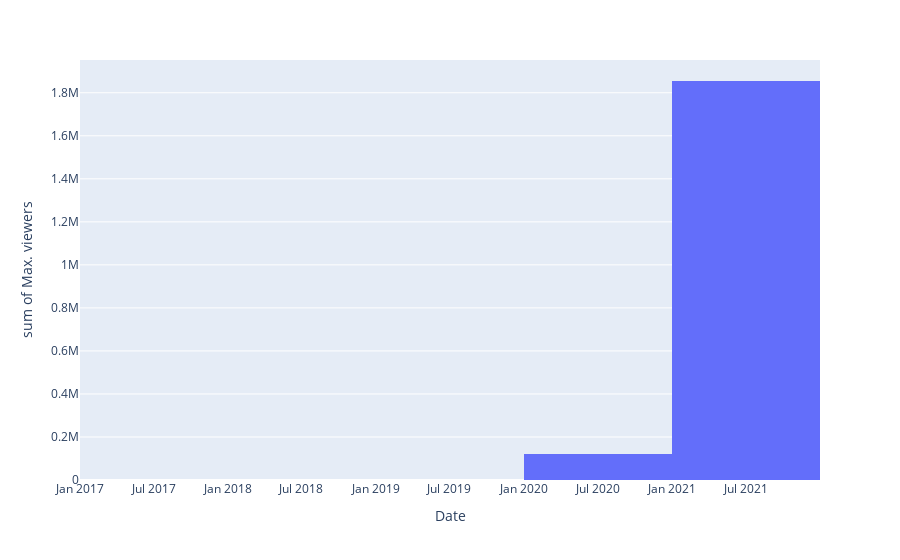

This figure's notebook cell:
### Code cell
px.histogram(sh,x='Date',y='Max. viewers')

### Figure 1 — Plotly figure (JSON) as saved in the notebook; plotly's stock layout.template omitted (floating-point values rounded to 4 significant figures)
{"data": [{"alignmentgroup": "True", "bingroup": "x", "histfunc": "sum", "hovertemplate": "Date=%{x}<br>sum of Max. viewers=%{y}<extra></extra>", "legendgroup": "", "marker": {"color": "#636efa"}, "name": "", "offsetgroup": "", "orientation": "v", "showlegend": false, "type": "histogram", "x": ["2021-05-31", "2021-05-14", "2021-02-10", "2019-02-02", "2020-03-19", "2021-02-12", "2021-06-07", "2018-08-31", "2021-01-03", "2020-03-31", "2017-12-25", "2020-06-27", "2020-10-31", "2018-06-05", "2017-11-26", "2020-08-07", "2020-02-14", "2020-08-26", "2020-08-20", "2018-01-19", "2020-06-27", "2018-09-30", "2018-08-31", "2018-08-29", "2017-12-25"], "xaxis": "x", "y": [650237, 380838, 267938, 22, 445, 172267, 245571, 12, 137870, 841, 7, 2909, 74501, 13, 5, 14021, 338, 6817, 17676, 6, 2470, 15, 21, 20, 5], "yaxis": "y"}], "layout": {"barmode": "relative", "legend": {"tracegroupgap": 0}, "margin": {"t": 60}, "xaxis": {"anchor": "y", "domain": [0, 1], "title": {"text": "Date"}}, "yaxis": {"anchor": "x", "domain": [0, 1], "title": {"text": "sum of Max. viewers"}}}}
